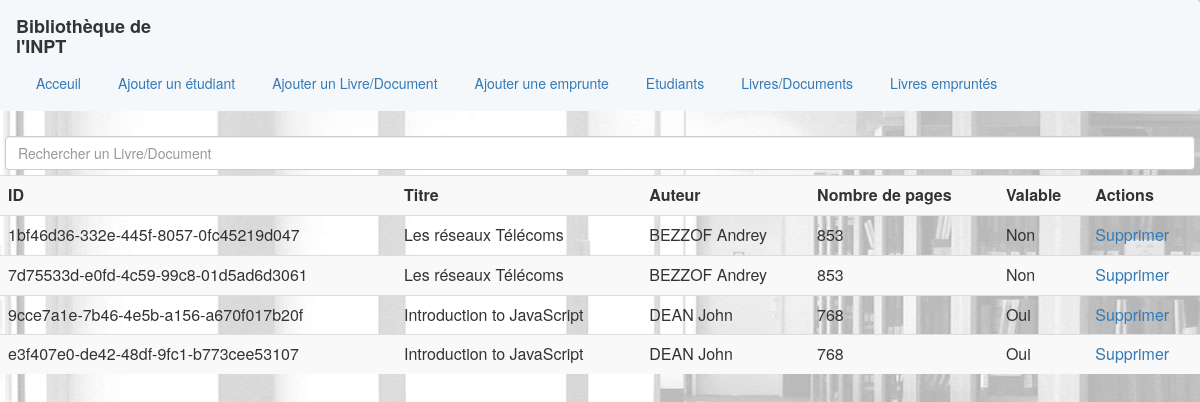
/view_books, run on the app's committed database.
### biblio/models.py (models this page shows, shortened)
class BookInstance(models.Model):
    id=models.UUIDField(primary_key=True,default=uuid.uuid4,help_text="Book unique id across the Library")  #identifiant unique pour chaque instance de livre
    book=models.ForeignKey('Book', on_delete=models.CASCADE,null=True)  #associer l'instance de livre à un livre spécifique
    book_number=models.PositiveIntegerField(null=True,help_text="Book number for books of the save kind")  #pour stocker le numéro de livre, utile pour les livres identiques
    Is_borrowed = models.BooleanField(default=False)    #indiquer si le livre est emprunté ou non

class Book(models.Model):
    book_title = models.CharField(max_length=200)
    book_author = models.CharField(max_length=100)
    book_pages = models.PositiveIntegerField()
    summary=models.TextField(max_length=500, help_text="Summary about the book",null=True,blank=True)

### biblio/views.py (the view)
# urls.py: path('view_books', views.view_books, name='show_book_record'),
def view_books(request):      # Vue pour afficher les livres
    books=BookInstance.objects.order_by('id')
    return render(request,'books.html', {'books': books})

### biblio/templates/books.html (shortened to what this page needs)
{% extends 'base.html' %}
{% block content %}
<div class="search">
    <input type="text" class="form-control" id="books_search_input" name="book_name" placeholder="Rechercher un Livre/Document" onkeyup="search_books()">
</div>
<table class="table table-striped">
<tr>
    <th>ID </th>
    <th>Titre </th>
    <th>Auteur </th>
    <th>Nombre de pages </th>
    <th>Valable </th>
    <th>Actions </th>
</tr>
    {%for book in books%}
    <tr class="book_row">
    <td >{{book.id}}</td>
    <td class="title">{{book.book.book_title}}</td>
    <td>{{book.book.book_author}}</td>
    <td>{{book.book.book_pages}}</td>
    <td>
        {% if book.Is_borrowed %}
            <span>Non</span>
        {% else %}
            <span>Oui</span>
        {% endif %}
    </td>
    <td>
        <a href="{% url 'delete_book' book.id %}">Supprimer</a>
    </td>
    </tr>
    {% endfor %}
</table>
{% endblock %}

### biblio/templates/base.html (shortened to what this page needs)
<html lang="en">
<head>
    {%load static%}
    <link rel="stylesheet" href="{%static 'css/bootstrap.min.css'%}">
    <link rel="stylesheet" href="{%static 'css/style.css' %}">
</head>
<body>
    <nav class="navbar navbar-custom">
        <div class="container-fluid">
            <div class="navbar-header">
            <label class="navbar-brand" >Bibliothèque de l'INPT</label>
            </div>
            <ul class="nav navbar-nav">
                <li class="active"><a href="/">Acceuil</a></li>
                <li><a href="add_new_student">Ajouter un étudiant</a></li>
                <li><a href="add_new_book">Ajouter un Livre/Document</a></li>
                <li><a href="add_book_issue">Ajouter une emprunte</a></li>
                <li><a href="show_students">Etudiants</a></li>
                <li><a href="view_books">Livres/Documents</a></li>
                <li><a href="view_books_issued">Livres empruntés</a></li>
        </ul>
        </div>
    </nav>
 {% block content %}
    {% endblock %}
</body>
</html>

### biblio/static/css/style.css (style rules this page uses)
.search { padding:5px; }
li { padding:2px; margin-left:3px; }

### biblio/templates/base.html (style rules this page uses)
.navbar-custom { background-color: #f5f8fa; }
body { background-image: url('static/images/biblio.jpg'); }

### data on the page
BookInstance: id "1bf46d36-332e-445f-8057-0fc45219d047", book.book_title "Les réseaux Télécoms", book.book_author "BEZZOF Andrey", book.book_pages "853", Is_borrowed "Non"
BookInstance: id "7d75533d-e0fd-4c59-99c8-01d5ad6d3061", book.book_title "Les réseaux Télécoms", book.book_author "BEZZOF Andrey", book.book_pages "853", Is_borrowed "Non"
BookInstance: id "9cce7a1e-7b46-4e5b-a156-a670f017b20f", book.book_title "Introduction to JavaScript", book.book_author "DEAN John", book.book_pages "768", Is_borrowed "Oui"
BookInstance: id "e3f407e0-de42-48df-9fc1-b773cee53107", book.book_title "Introduction to JavaScript", book.book_author "DEAN John", book.book_pages "768", Is_borrowed "Oui"
